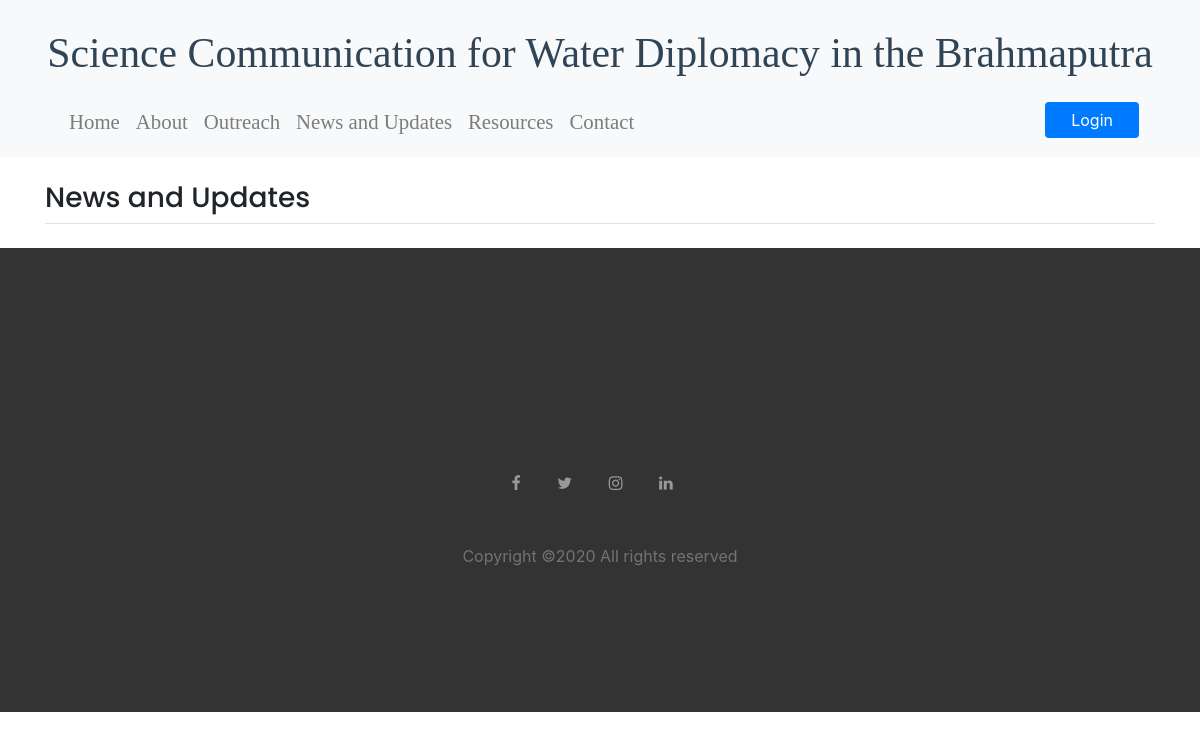
The page /news_and_updates/ on the database as committed earlier.
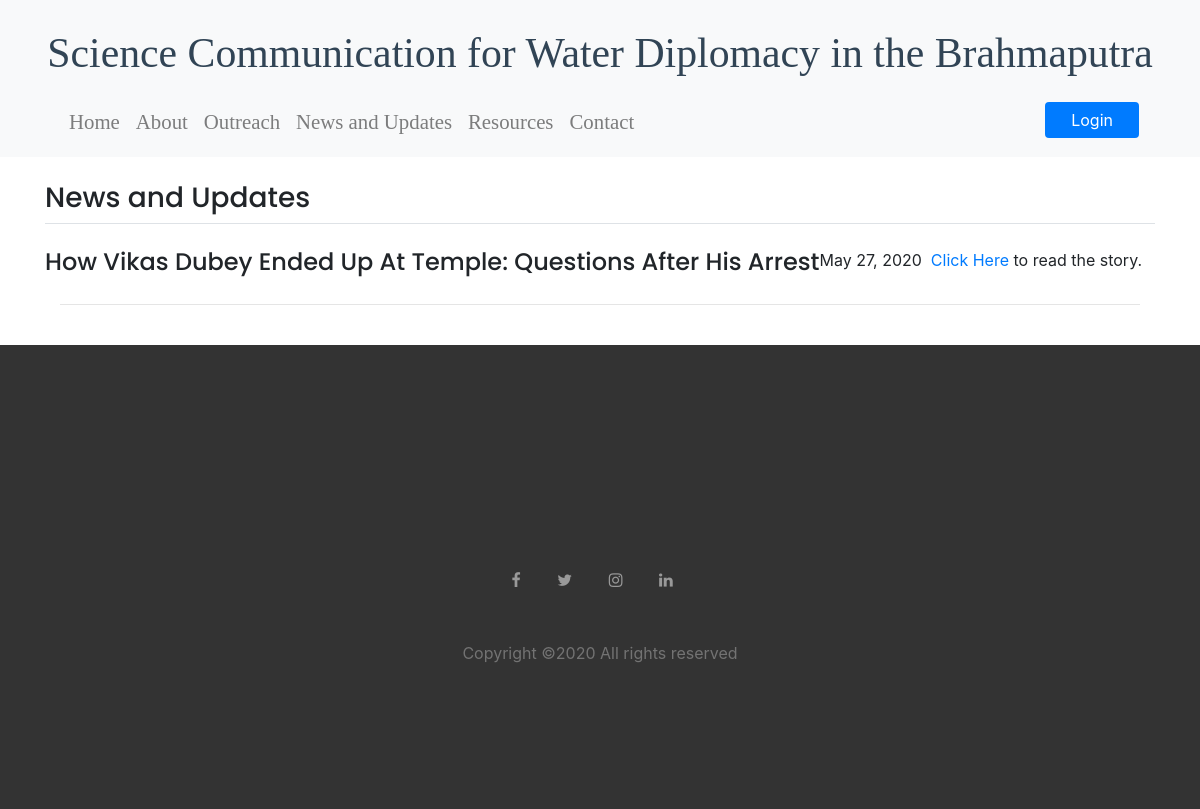
The same page on the database as committed later.
### news/models.py (models this page shows)
class news(models.Model):
    title = models.CharField(max_length=500)
    body = models.TextField(max_length = 3000 ,default= None)
    url = models.CharField(max_length=500)
    date = models.IntegerField(default=12)
    month = models.CharField(max_length=50,default="june")
    year = models.IntegerField(default=2020)
    file = models.FileField(upload_to ='files/')
    has_url = models.BooleanField(default = True)
    has_file = models.BooleanField(default = True)

### news/views.py (the view)
# urls.py: path('',views.newss,name = 'news'),
def newss(request):
    News = news.objects
    return render(request,'news/news.html',{'News':News})

### news/templates/news/news.html (shortened to what this page needs)
{% extends 'base.html' %}
{% block ccd %}
<div id="marine-content-inner">
  <section id="main-content">
      <div class="container">
        <div class="page-heading style3 wrapper border-bottom ">
                <div class="row">
                    <div class="col-lg-6 col-md-6 col-sm-6">
                      <br><h3>News and Updates</h3>
                    </div>
                    <div class="col-lg-6 col-md-6 col-sm-6">
                     </div>
                </div>
          </div>
          <div class = "container">
          {% for news in News.all %}
          <br>
          <div class = "row">
            <h4>{{news.title}}</h4><br>
            <p> {{news.month}}&nbsp;{{news.date}},&nbsp;{{news.year}}&nbsp;
            {%if news.has_url == True %}
            <a href = "{{news.url}}">Click Here&nbsp;</a>to read the story.&nbsp;&nbsp;
            {%endif%}
            </p>
          </div>
          <hr>
          {%endfor%}
          </div>
      </div>
    </section>
  </div>
</div>
<br>
{%endblock%}

Rows that differ between the two databases and show on the page:
added news: title "How Vikas Dubey Ended Up At Temple: Questions After His Arrest", month "May", date "27", year "2020"
